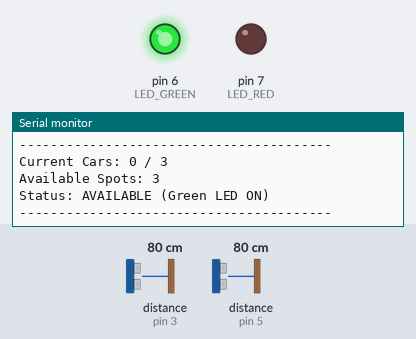
A sketch run on a simulated Arduino Uno, built with avr-gcc and run on an emulated ATmega328P. Shown: output pins drawn as LEDs (lit = HIGH), the last lines printed to the serial monitor. Wiring (inferred from the names in the program): 2 × ultrasonic range finder: trigger pin 2, echo pin 3 / trigger pin 4, echo pin 5. The inputs (shaded band) are chosen by the test bench; at power-on: distance to the obstacle (sensors on pin 3, pin 5) 80 cm. The echo pulse lasts 58.3 µs per cm; pins used as bus, display or sensor lines are not drawn.

Above: at 1.5 s.
1.6 s: distance to the obstacle (sensor on pin 3) set to 250 cm
At 1.75 s:
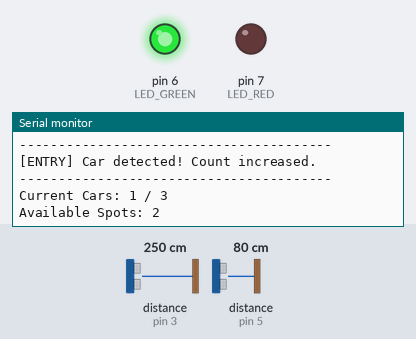
3.1 s: distance to the obstacle (sensor on pin 5) set to 250 cm
At 3.28 s:
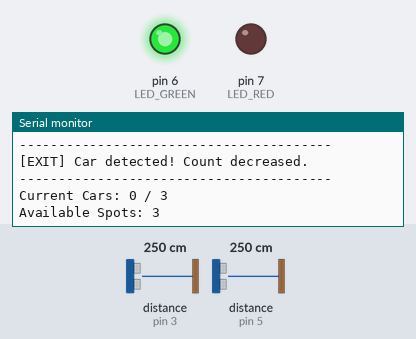

Measured:
- after the input at 1.6 s, the serial monitor: prints a new line at once (image 1)
- after the input at 3.1 s, the serial monitor: prints a new line after 0.07 s (image 2)

The sketch:

basic_parking.ino
```cpp
/*
 * Basic Parking System - Laptop Interface Only
 *
 * Components:
 * - Arduino Uno
 * - 2 Ultrasonic Sensors (HC-SR04): Entry & Exit
 * - 2 LEDs: Red (Full) & Green (Available)
 * - Laptop Screen (Serial Monitor)
 *
 * Wiring:
 * ----------
 * Entry Sensor (HC-SR04):
 *   VCC -> 5V
 *   GND -> GND
 *   TRIG -> Pin 2
 *   ECHO -> Pin 3
 *
 * Exit Sensor (HC-SR04):
 *   VCC -> 5V
 *   GND -> GND
 *   TRIG -> Pin 4
 *   ECHO -> Pin 5
 *
 * Green LED (Available):
 *   Anode (+) -> Pin 6 (via 220Ω resistor)
 *   Cathode (-) -> GND
 *
 * Red LED (Full):
 *   Anode (+) -> Pin 7 (via 220Ω resistor)
 *   Cathode (-) -> GND
 */

// Pin Definitions
const int ENTRY_TRIG = 2;
const int ENTRY_ECHO = 3;
const int EXIT_TRIG = 4;
const int EXIT_ECHO = 5;
const int LED_GREEN = 6;
const int LED_RED = 7;

// Parking Configuration
const int MAX_CAPACITY = 3;
int currentCars = 0;

// Timing Constants
const long SENSOR_TIMEOUT = 10000; // 10ms timeout for sensor reading
const int DEBOUNCE_DELAY = 1000;   // 1 second debounce to prevent double counting

// State Variables
bool entrySensorActive = false;
bool exitSensorActive = false;
unsigned long lastEntryTime = 0;
unsigned long lastExitTime = 0;

void setup() {
  // Initialize Serial Communication
  Serial.begin(9600);
  while (!Serial) {
    ; // Wait for Serial port to connect
  }

  // Initialize Pins
  pinMode(ENTRY_TRIG, OUTPUT);
  pinMode(ENTRY_ECHO, INPUT);
  pinMode(EXIT_TRIG, OUTPUT);
  pinMode(EXIT_ECHO, INPUT);
  pinMode(LED_GREEN, OUTPUT);
  pinMode(LED_RED, OUTPUT);

  // Initial State
  digitalWrite(LED_GREEN, HIGH);
  digitalWrite(LED_RED, LOW);

  Serial.println("========================================");
  Serial.println("  BASIC PARKING SYSTEM - LAPTOP MODE");
  Serial.println("========================================");
  Serial.print("Maximum Capacity: ");
  Serial.println(MAX_CAPACITY);
  Serial.println("System Ready...");
  Serial.println("----------------------------------------");
  updateDisplay();
}

void loop() {
  // Check Entry Sensor
  checkEntrySensor();

  // Check Exit Sensor
  checkExitSensor();

  // Update LED indicators
  updateLEDs();

  // Small delay to prevent overwhelming the system
  delay(100);
}

void checkEntrySensor() {
  long duration = readSensor(ENTRY_TRIG, ENTRY_ECHO);
  bool carDetected = (duration > 0 && duration < SENSOR_TIMEOUT);

  if (carDetected && !entrySensorActive) {
    // Car just entered detection zone
    entrySensorActive = true;
    lastEntryTime = millis();
  } else if (!carDetected && entrySensorActive) {
    // Car has passed through
    if (millis() - lastEntryTime > DEBOUNCE_DELAY) {
      if (currentCars < MAX_CAPACITY) {
        currentCars++;
        Serial.println("[ENTRY] Car detected! Count increased.");
        updateDisplay();
      } else {
        Serial.println("[ENTRY] Car detected but parking is FULL!");
      }
      entrySensorActive = false;
    }
  }
}

void checkExitSensor() {
  long duration = readSensor(EXIT_TRIG, EXIT_ECHO);
  bool carDetected = (duration > 0 && duration < SENSOR_TIMEOUT);

  if (carDetected && !exitSensorActive) {
    // Car just entered detection zone
    exitSensorActive = true;
    lastExitTime = millis();
  } else if (!carDetected && exitSensorActive) {
    // Car has passed through
    if (millis() - lastExitTime > DEBOUNCE_DELAY) {
      if (currentCars > 0) {
        currentCars--;
        Serial.println("[EXIT] Car detected! Count decreased.");
        updateDisplay();
      }
      exitSensorActive = false;
    }
  }
}

long readSensor(int trigPin, int echoPin) {
  // Clear the trigger
  digitalWrite(trigPin, LOW);
  delayMicroseconds(2);

  // Send 10us pulse
  digitalWrite(trigPin, HIGH);
  delayMicroseconds(10);
  digitalWrite(trigPin, LOW);

  // Read echo with timeout
  long duration = pulseIn(echoPin, HIGH, SENSOR_TIMEOUT);

  return duration;
}

void updateLEDs() {
  if (currentCars >= MAX_CAPACITY) {
    digitalWrite(LED_GREEN, LOW);
    digitalWrite(LED_RED, HIGH);
  } else {
    digitalWrite(LED_GREEN, HIGH);
    digitalWrite(LED_RED, LOW);
  }
}

void updateDisplay() {
  int available = MAX_CAPACITY - currentCars;

  Serial.println("----------------------------------------");
  Serial.print("Current Cars: ");
  Serial.print(currentCars);
  Serial.print(" / ");
  Serial.println(MAX_CAPACITY);
  Serial.print("Available Spots: ");
  Serial.println(available);

  if (available > 0) {
    Serial.println("Status: AVAILABLE (Green LED ON)");
  } else {
    Serial.println("Status: FULL (Red LED ON)");
  }
  Serial.println("----------------------------------------");
}
```
